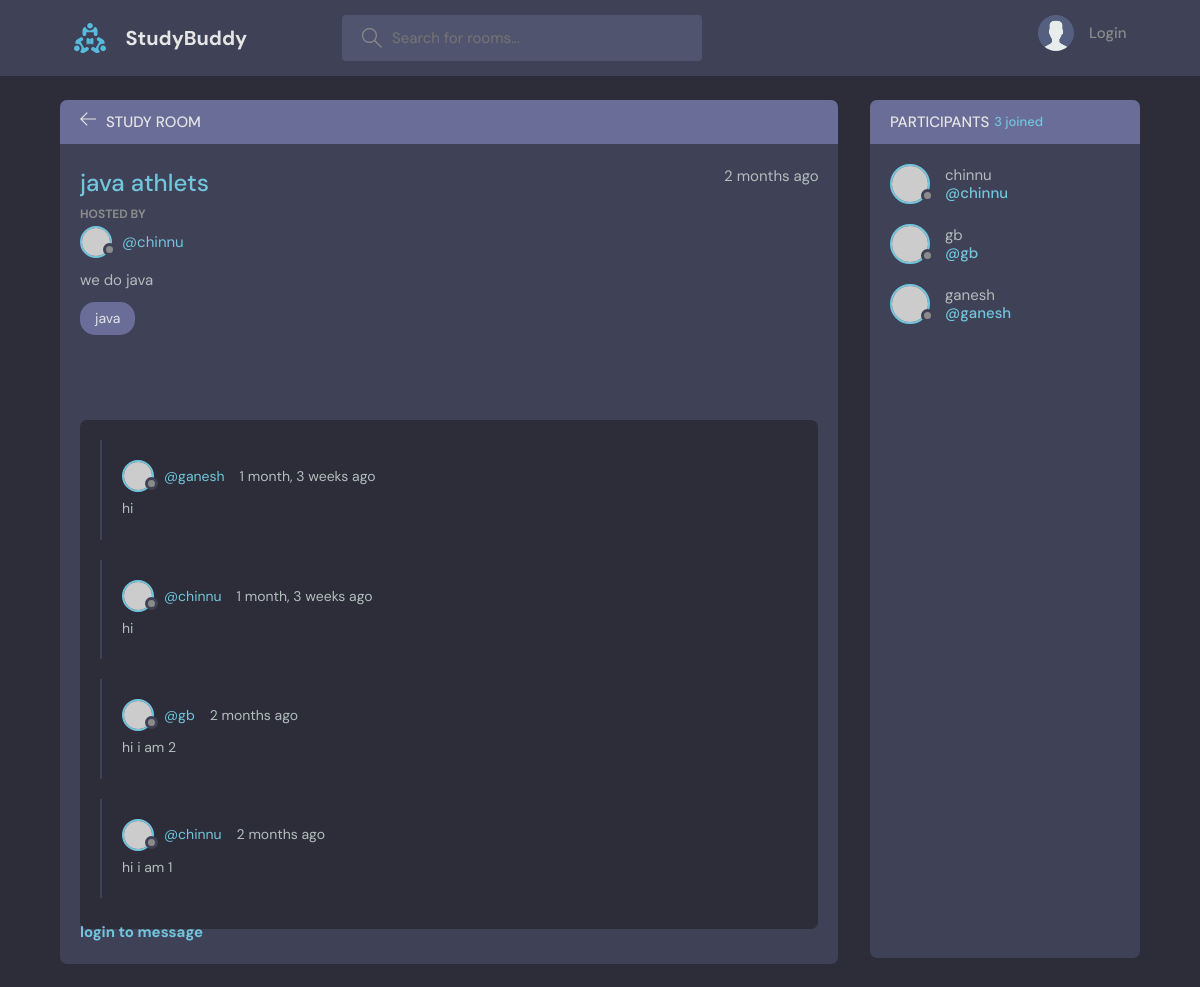
Screenshot of /chatroom/2/ with the database file from the repository.
### basic/models.py (models this page shows, shortened)
class Chatroom(models.Model):
    members = models.ManyToManyField(User,related_name='members',blank=True)
    host =models.ForeignKey(User,on_delete=models.SET_NULL,null=True)
    topic =models.ForeignKey(Topic,on_delete=models.SET_NULL,null=True)
    name =models.CharField(max_length=200)
    description = models.TextField(null=True,blank=True)
    updated=models.DateTimeField(auto_now=True)
    created=models.DateTimeField(auto_now_add=True)
    class Meta:
       ordering = ["-updated","-created"]

class Topic(models.Model):
    name=models.CharField(max_length=200)
    def __str__(self):
        return self.name

class Messages(models.Model):
    user=models.ForeignKey(User,on_delete=models.CASCADE)
    room=models.ForeignKey(Chatroom,on_delete=models.CASCADE)
    body=models.TextField()
    created=models.DateTimeField(auto_now_add=True)
    updated=models.DateTimeField(auto_now=True)

### basic/views.py (the view, shortened to what this page needs)
# urls.py: path("chatroom/<str:pk>/",views.chatroom,name="chatroom"),
def chatroom(request,pk):
    room=Chatroom.objects.get(id=pk)
    room_messages=room.messages_set.all().order_by("-created")
    members=room.members.all()
    context={'room': room,'room_messages':room_messages,'members':members}
    return render(request, "basic/chatroom.html",context)

### basic/templates/basic/chatroom.html (shortened to what this page needs)
{% extends 'main.html' %}
{%block content%}
    <main class="profile-page layout layout--2">
      <div class="container">
        <div class="room">
          <div class="room__top">
            <div class="room__topLeft">
              <a href="{% url 'homepage'%}">
                <svg version="1.1" xmlns="http://www.w3.org/2000/svg" width="32" height="32" viewBox="0 0 32 32">
                  <title>arrow-left</title>
                  <path
                    d="M13.723 2.286l-13.723 13.714 13.719 13.714 1.616-1.611-10.96-10.96h27.625v-2.286h-27.625l10.965-10.965-1.616-1.607z"
                  ></path>
                </svg>
              </a>
              <h3>Study Room</h3>
            </div>
          </div>
          <div class="room__box scroll">
            <div class="room__header scroll">
              <div class="room__info">
                <h3>{{room.name}}</h3>
                <span>{{room.created|timesince}} ago</span>
              </div>
              <div class="room__hosted">
                <p>Hosted By</p>
                <a href="{% url 'userprofile' room.host.id %}" class="room__author">
                  <div class="avatar avatar--small">
                    <img src="https://randomuser.me/api/portraits/men/37.jpg" />
                  </div>
                  <span>@{{room.host}}</span>
                </a>
              </div>
              <div class="room__details">
               {{room.description}}
              </div>
              <span class="room__topics">{{room.topic}}</span>
            </div>
            <div class="room__conversation">
              <div class="threads scroll">
                {% for message in room_messages %}
                <div class="thread">
                  <div class="thread__top">
                    <div class="thread__author">
                      <a href="{% url 'userprofile' message.user.id %}" class="thread__authorInfo">
                        <div class="avatar avatar--small">
                          <img src="https://randomuser.me/api/portraits/men/37.jpg" />
                        </div>
                        <span>@{{message.user}} </span>
                      </a>
                      <span class="thread__date">{{message.created|timesince}} ago</span>
                    </div>
                  </div>
                  <div class="thread__details">
                    {{message.body}}
                  </div>
                </div>
                {%endfor%}
            </div>
          </div>
          {%if request.user.is_authenticated%}
          <div class="room__message">
            <form method="POST" action="">
              {%csrf_token%}
              <input type="text" name="body" placeholder="Write your message here..." /></form>
          </div>
          {%else%}
          <div class="room__message">
            <h3><a href="{% url 'loginpage' %}">login to message</a></h3>
          </div>
   {%endif %}
        </div>
        </div>
        <div class="participants">
          <h3 class="participants__top">Participants <span>{{members.count}} joined</span></h3>
          <div class="participants__list scroll">
            {%for member in members %}
            <a href="{% url 'userprofile' member.id %}" class="participant">
              <div class="avatar avatar--medium">
                <img src="https://randomuser.me/api/portraits/men/37.jpg" />
              </div>
              <p>
                {{member}}
                <span>@{{member}}</span>
              </p>
            </a>
            {%endfor%}
          </div>
        </div>
      </div>
    </main>
  {%endblock content%}

### rows the page displays
Chatroom: name "java athlets", created "2 months", host "chinnu", description "we do java", topic "java"
Messages: user "ganesh", created "1 month, 3 weeks", body "hi"
Messages: user "chinnu", created "1 month, 3 weeks", body "hi"
Messages: user "gb", created "2 months", body "hi i am 2"
Messages: user "chinnu", created "2 months", body "hi i am 1"

### other values shown
{{ members.count }} "3"
{{ member }} "chinnu"
{{ member }} "gb"
{{ member }} "ganesh"
